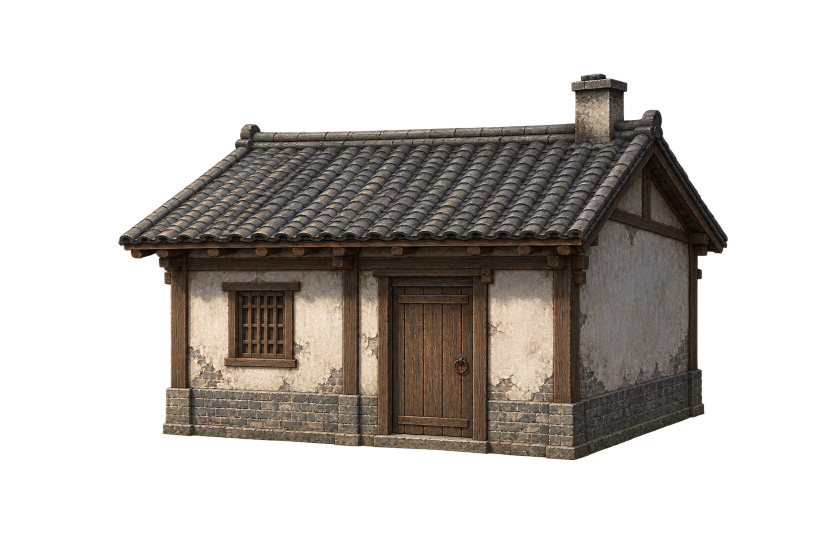
#> input picture game/art/modules/luoyang_city_finish_20261025i/ordinary_kitchen_rear_body_v2.png, 1664 x 1088 px, found by its file name (shown at 1/2 size)
$ python render_kitchen_door_measurement_DIAGNOSTIC.py
#> lines starting #> are read from the running program, lines starting #| are printed output that depends on the picture
"""Read-only diagnostic crop with raw source coordinates; not a processed asset."""
from pathlib import Path
from PIL import Image,ImageDraw
ROOT=Path(__file__).resolve().parents[2];OUT=ROOT/'game/build/luoyang_city_finish_20261025i_art01'
p=ROOT/'assets/raw/luoyang_city_finish_20261025i/ordinary_kitchen_rear_body_v2.png'
im=Image.open(p).convert('RGBA');crop=im.crop((670,490,930,890))
#> further down, im is the input picture: PIL image 1664x1088 RGBA; mean R, G, B, A 48.7, 43.1, 37.4, 94.3
#> after `crop = im.crop((670, 490, 930, 890))`:
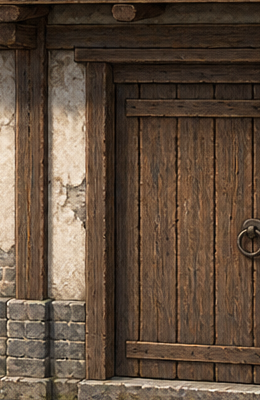
#> crop: PIL image 260x400 RGBA; mean R, G, B, A 95, 75.9, 59.6, 252.8; transparent parts drawn white
preview=Image.alpha_composite(Image.new('RGBA',crop.size,(225,225,220,255)),crop).convert('RGB')
d=ImageDraw.Draw(preview)
for y in range(500,890,20):
    d.line([(0,y-490),(259,y-490)],fill=(0,140,160));d.text((2,y-488),str(y),fill=(0,0,0))
for x in range(680,930,40):
    d.line([(x-670,0),(x-670,399)],fill=(0,140,160));d.text((x-668,1),str(x),fill=(0,0,0))
with (OUT/'kitchen_door_raw_coordinates_DIAGNOSTIC.png').open('xb') as f:preview.save(f,format='PNG')
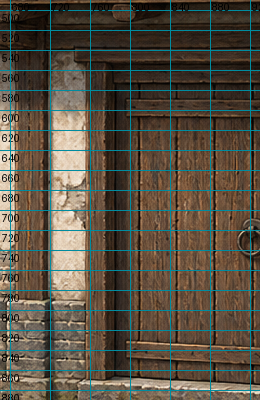
#> preview: PIL image 260x400 RGB; mean R, G, B 87.5, 80.7, 67.4
